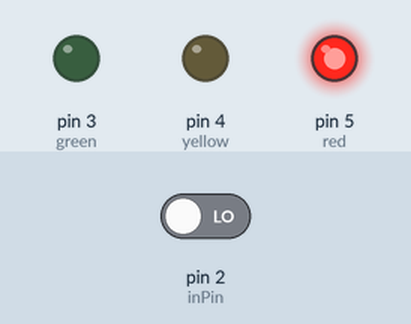
Bench run of a sketch on a simulated Arduino Uno, built with avr-gcc and run on an emulated ATmega328P. Shown: output pins drawn as LEDs (lit = HIGH). The inputs (shaded band) are chosen by the test bench; at power-on: pin 2 (inPin) LOW.

Above: at 1.2 s.
1.3 s: pin 2 (inPin) driven HIGH
At 2.5 s:
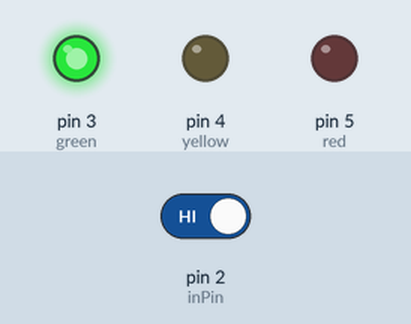
2.8 s: pin 2 (inPin) driven LOW
At 5.0 s:
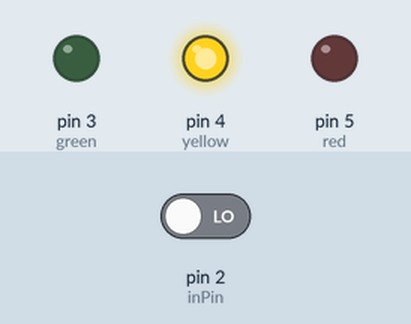
Timing chart, 0 to 6.8 s (numbered marks = the images above; inputs shaded):
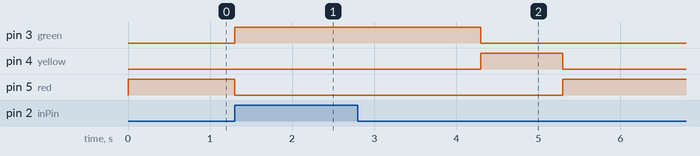

Measured:
- after the input at 1.3 s, pin 3 (green): LOW → HIGH at once; pin 5 (red): HIGH → LOW at once
- after the input at 2.8 s, pin 3 (green): goes on until 4.3 s, then stays LOW; pin 4 (yellow): goes on until 5.3 s, then stays LOW; pin 5 (red): LOW → HIGH after 2.5 s

The sketch:

TrafficLight.ino
```cpp
int red = 5;
int yellow = 4;
int green = 3;
int inPin = 2;
int buttonState = 0;

void setup() {
  pinMode(red, OUTPUT);
  pinMode(yellow, OUTPUT);
  pinMode(green, OUTPUT);
  pinMode(inPin, INPUT);
}

void loop() {
  buttonState = digitalRead(inPin);
  if(buttonState == HIGH){
      digitalWrite(red, LOW);
      digitalWrite(green, HIGH);
      delay(3000);
      digitalWrite(green, LOW);
      digitalWrite(yellow, HIGH);
      delay(1000);
      digitalWrite(yellow, LOW);
  }else{
      digitalWrite(red, HIGH);
  }
}
```
